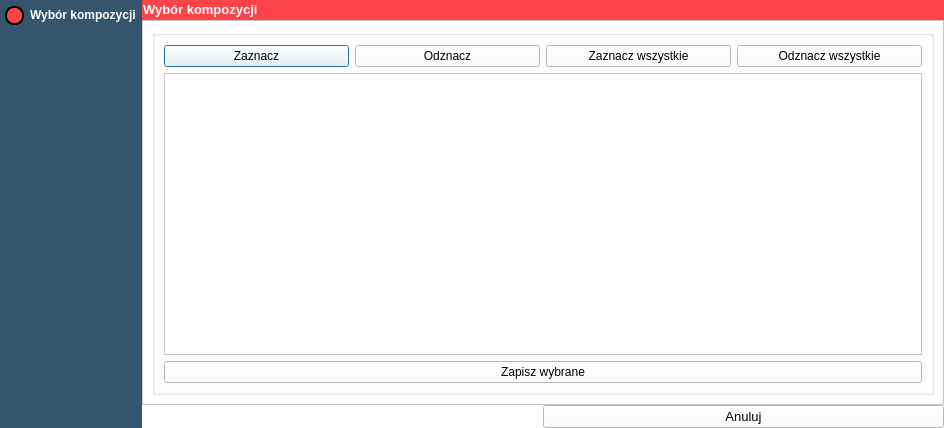
<?xml version="1.0" encoding="UTF-8"?>
<ui version="4.0">
 <class>CompositionsSaverDialog</class>
 <widget class="QDialog" name="CompositionsSaverDialog">
  <property name="enabled">
   <bool>true</bool>
  </property>
  <property name="geometry">
   <rect>
    <x>0</x>
    <y>0</y>
    <width>944</width>
    <height>428</height>
   </rect>
  </property>
  <property name="sizePolicy">
   <sizepolicy hsizetype="Minimum" vsizetype="Minimum">
    <horstretch>1</horstretch>
    <verstretch>1</verstretch>
   </sizepolicy>
  </property>
  <property name="font">
   <font>
    <family>Segoe UI</family>
    <pointsize>10</pointsize>
    <weight>50</weight>
    <italic>false</italic>
    <bold>false</bold>
   </font>
  </property>
  <property name="windowTitle">
   <string>KOMPOZYCJE</string>
  </property>
  <property name="windowIcon">
   <iconset>
    <normaloff>:/plugins/GIAP-giap_layout/icons/giap_logo.png</normaloff>:/plugins/GIAP-giap_layout/icons/giap_logo.png</iconset>
  </property>
  <property name="styleSheet">
   <string notr="true">* {
	background-color: rgb(255, 255, 255);
    font: 10pt &quot;Segoe UI&quot;; 
}

</string>
  </property>
  <property name="sizeGripEnabled">
   <bool>false</bool>
  </property>
  <layout class="QGridLayout" name="gridLayout">
   <property name="leftMargin">
    <number>0</number>
   </property>
   <property name="topMargin">
    <number>0</number>
   </property>
   <property name="rightMargin">
    <number>0</number>
   </property>
   <property name="bottomMargin">
    <number>0</number>
   </property>
   <property name="spacing">
    <number>0</number>
   </property>
   <item row="0" column="0" rowspan="3">
    <widget class="QWidget" name="widget" native="true">
     <property name="minimumSize">
      <size>
       <width>120</width>
       <height>0</height>
      </size>
     </property>
     <property name="font">
      <font>
       <family>Segoe UI Light</family>
       <pointsize>8</pointsize>
       <weight>9</weight>
       <italic>false</italic>
       <bold>false</bold>
      </font>
     </property>
     <property name="styleSheet">
      <string notr="true">background-color: rgb(53, 85, 109);
font: 75 8pt &quot;Segoe UI Light&quot;;
</string>
     </property>
     <layout class="QVBoxLayout" name="verticalLayout">
      <property name="spacing">
       <number>20</number>
      </property>
      <property name="leftMargin">
       <number>5</number>
      </property>
      <property name="topMargin">
       <number>5</number>
      </property>
      <property name="rightMargin">
       <number>5</number>
      </property>
      <property name="bottomMargin">
       <number>5</number>
      </property>
      <item>
       <widget class="QRadioButton" name="obszar_radio">
        <property name="enabled">
         <bool>false</bool>
        </property>
        <property name="minimumSize">
         <size>
          <width>0</width>
          <height>20</height>
         </size>
        </property>
        <property name="palette">
         <palette>
          <active>
           <colorrole role="WindowText">
            <brush brushstyle="SolidPattern">
             <color alpha="255">
              <red>255</red>
              <green>255</green>
              <blue>255</blue>
             </color>
            </brush>
           </colorrole>
           <colorrole role="Button">
            <brush brushstyle="SolidPattern">
             <color alpha="255">
              <red>53</red>
              <green>85</green>
              <blue>109</blue>
             </color>
            </brush>
           </colorrole>
           <colorrole role="Text">
            <brush brushstyle="SolidPattern">
             <color alpha="255">
              <red>255</red>
              <green>255</green>
              <blue>255</blue>
             </color>
            </brush>
           </colorrole>
           <colorrole role="ButtonText">
            <brush brushstyle="SolidPattern">
             <color alpha="255">
              <red>255</red>
              <green>255</green>
              <blue>255</blue>
             </color>
            </brush>
           </colorrole>
           <colorrole role="Base">
            <brush brushstyle="SolidPattern">
             <color alpha="255">
              <red>53</red>
              <green>85</green>
              <blue>109</blue>
             </color>
            </brush>
           </colorrole>
           <colorrole role="Window">
            <brush brushstyle="SolidPattern">
             <color alpha="255">
              <red>53</red>
              <green>85</green>
              <blue>109</blue>
             </color>
            </brush>
           </colorrole>
          </active>
          <inactive>
           <colorrole role="WindowText">
            <brush brushstyle="SolidPattern">
             <color alpha="255">
              <red>255</red>
              <green>255</green>
              <blue>255</blue>
             </color>
            </brush>
           </colorrole>
           <colorrole role="Button">
            <brush brushstyle="SolidPattern">
             <color alpha="255">
              <red>53</red>
              <green>85</green>
              <blue>109</blue>
             </color>
            </brush>
           </colorrole>
           <colorrole role="Text">
            <brush brushstyle="SolidPattern">
             <color alpha="255">
              <red>255</red>
              <green>255</green>
              <blue>255</blue>
             </color>
            </brush>
           </colorrole>
           <colorrole role="ButtonText">
            <brush brushstyle="SolidPattern">
             <color alpha="255">
              <red>255</red>
              <green>255</green>
              <blue>255</blue>
             </color>
            </brush>
           </colorrole>
           <colorrole role="Base">
            <brush brushstyle="SolidPattern">
             <color alpha="255">
              <red>53</red>
              <green>85</green>
              <blue>109</blue>
             </color>
            </brush>
           </colorrole>
           <colorrole role="Window">
            <brush brushstyle="SolidPattern">
             <color alpha="255">
              <red>53</red>
              <green>85</green>
              <blue>109</blue>
             </color>
            </brush>
           </colorrole>
          </inactive>
          <disabled>
           <colorrole role="WindowText">
            <brush brushstyle="SolidPattern">
             <color alpha="255">
              <red>255</red>
              <green>255</green>
              <blue>255</blue>
             </color>
            </brush>
           </colorrole>
           <colorrole role="Button">
            <brush brushstyle="SolidPattern">
             <color alpha="255">
              <red>53</red>
              <green>85</green>
              <blue>109</blue>
             </color>
            </brush>
           </colorrole>
           <colorrole role="Text">
            <brush brushstyle="SolidPattern">
             <color alpha="255">
              <red>255</red>
              <green>255</green>
              <blue>255</blue>
             </color>
            </brush>
           </colorrole>
           <colorrole role="ButtonText">
            <brush brushstyle="SolidPattern">
             <color alpha="255">
              <red>255</red>
              <green>255</green>
              <blue>255</blue>
             </color>
            </brush>
           </colorrole>
           <colorrole role="Base">
            <brush brushstyle="SolidPattern">
             <color alpha="255">
              <red>53</red>
              <green>85</green>
              <blue>109</blue>
             </color>
            </brush>
           </colorrole>
           <colorrole role="Window">
            <brush brushstyle="SolidPattern">
             <color alpha="255">
              <red>53</red>
              <green>85</green>
              <blue>109</blue>
             </color>
            </brush>
           </colorrole>
          </disabled>
         </palette>
        </property>
        <property name="styleSheet">
         <string notr="true">QRadioButton::indicator::checked  {
	border: 2px solid black;
	border-radius: 9px;
	background-color: rgb(252, 67, 73);
	width: 15px;
	height: 15px;
}

QRadioButton::indicator::unchecked  {
	border: 2px solid black;
	border-radius: 9px;
	background-color: rgb(255, 255, 255);
	width: 15px;
	height: 15px;
}

QRadioButton {
	color : white;
	font-weight: bold; 
}</string>
        </property>
        <property name="text">
         <string>Wybór kompozycji</string>
        </property>
        <property name="checkable">
         <bool>true</bool>
        </property>
        <property name="checked">
         <bool>true</bool>
        </property>
       </widget>
      </item>
      <item>
       <spacer name="verticalSpacer_3">
        <property name="orientation">
         <enum>Qt::Vertical</enum>
        </property>
        <property name="sizeHint" stdset="0">
         <size>
          <width>20</width>
          <height>40</height>
         </size>
        </property>
       </spacer>
      </item>
     </layout>
     <zorder>verticalSpacer_3</zorder>
     <zorder>obszar_radio</zorder>
    </widget>
   </item>
   <item row="1" column="1">
    <widget class="QStackedWidget" name="stackedWidget">
     <property name="font">
      <font>
       <family>Segoe UI</family>
       <pointsize>10</pointsize>
       <weight>50</weight>
       <italic>false</italic>
       <bold>false</bold>
      </font>
     </property>
     <property name="styleSheet">
      <string notr="true"/>
     </property>
     <property name="frameShape">
      <enum>QFrame::NoFrame</enum>
     </property>
     <property name="frameShadow">
      <enum>QFrame::Plain</enum>
     </property>
     <property name="currentIndex">
      <number>0</number>
     </property>
     <widget class="QWidget" name="zakoncz">
      <layout class="QGridLayout" name="gridLayout_9">
       <property name="leftMargin">
        <number>0</number>
       </property>
       <property name="topMargin">
        <number>0</number>
       </property>
       <property name="rightMargin">
        <number>0</number>
       </property>
       <property name="bottomMargin">
        <number>0</number>
       </property>
       <property name="spacing">
        <number>0</number>
       </property>
       <item row="0" column="0">
        <widget class="QFrame" name="frame_18">
         <property name="minimumSize">
          <size>
           <width>200</width>
           <height>20</height>
          </size>
         </property>
         <property name="maximumSize">
          <size>
           <width>16777215</width>
           <height>20</height>
          </size>
         </property>
         <property name="styleSheet">
          <string notr="true">background-color: rgb(252, 67, 73);
</string>
         </property>
         <property name="frameShape">
          <enum>QFrame::NoFrame</enum>
         </property>
         <property name="frameShadow">
          <enum>QFrame::Plain</enum>
         </property>
         <widget class="QLabel" name="title_label_12">
          <property name="geometry">
           <rect>
            <x>1</x>
            <y>1</y>
            <width>231</width>
            <height>16</height>
           </rect>
          </property>
          <property name="font">
           <font>
            <family>Segoe UI</family>
            <pointsize>10</pointsize>
            <weight>75</weight>
            <italic>false</italic>
            <bold>true</bold>
           </font>
          </property>
          <property name="styleSheet">
           <string notr="true">color : white;	font-weight: bold;</string>
          </property>
          <property name="text">
           <string>Wybór kompozycji</string>
          </property>
         </widget>
        </widget>
       </item>
       <item row="1" column="0">
        <widget class="QFrame" name="frame_17">
         <property name="frameShape">
          <enum>QFrame::StyledPanel</enum>
         </property>
         <property name="frameShadow">
          <enum>QFrame::Raised</enum>
         </property>
         <layout class="QGridLayout" name="gridLayout_17">
          <item row="0" column="1">
           <widget class="QGroupBox" name="groupBox_11">
            <property name="title">
             <string/>
            </property>
            <layout class="QGridLayout" name="gridLayout_2">
             <item row="0" column="0">
              <layout class="QHBoxLayout" name="horizontalLayout_2">
               <item>
                <widget class="QPushButton" name="zaznacz">
                 <property name="text">
                  <string>Zaznacz</string>
                 </property>
                </widget>
               </item>
               <item>
                <widget class="QPushButton" name="odznacz">
                 <property name="text">
                  <string>Odznacz</string>
                 </property>
                </widget>
               </item>
               <item>
                <widget class="QPushButton" name="zaznacz_wszystkie">
                 <property name="text">
                  <string>Zaznacz wszystkie</string>
                 </property>
                </widget>
               </item>
               <item>
                <widget class="QPushButton" name="odznacz_wszystkie">
                 <property name="text">
                  <string>Odznacz wszystkie</string>
                 </property>
                </widget>
               </item>
              </layout>
             </item>
             <item row="1" column="0">
              <widget class="QTableView" name="tabela">
               <property name="selectionMode">
                <enum>QAbstractItemView::MultiSelection</enum>
               </property>
               <property name="selectionBehavior">
                <enum>QAbstractItemView::SelectRows</enum>
               </property>
               <attribute name="horizontalHeaderStretchLastSection">
                <bool>true</bool>
               </attribute>
              </widget>
             </item>
             <item row="2" column="0">
              <widget class="QPushButton" name="zapisz">
               <property name="text">
                <string>Zapisz wybrane</string>
               </property>
              </widget>
             </item>
            </layout>
           </widget>
          </item>
         </layout>
        </widget>
       </item>
      </layout>
     </widget>
    </widget>
   </item>
   <item row="2" column="1">
    <layout class="QHBoxLayout" name="horizontalLayout">
     <property name="spacing">
      <number>0</number>
     </property>
     <property name="leftMargin">
      <number>0</number>
     </property>
     <property name="topMargin">
      <number>0</number>
     </property>
     <property name="rightMargin">
      <number>0</number>
     </property>
     <property name="bottomMargin">
      <number>0</number>
     </property>
     <item>
      <spacer name="horizontalSpacer">
       <property name="orientation">
        <enum>Qt::Horizontal</enum>
       </property>
       <property name="sizeHint" stdset="0">
        <size>
         <width>40</width>
         <height>20</height>
        </size>
       </property>
      </spacer>
     </item>
     <item>
      <widget class="QPushButton" name="pushButton_3">
       <property name="sizePolicy">
        <sizepolicy hsizetype="Expanding" vsizetype="Fixed">
         <horstretch>0</horstretch>
         <verstretch>0</verstretch>
        </sizepolicy>
       </property>
       <property name="font">
        <font>
         <family>Segoe UI</family>
         <pointsize>10</pointsize>
         <weight>50</weight>
         <italic>false</italic>
         <bold>false</bold>
        </font>
       </property>
       <property name="text">
        <string>Anuluj</string>
       </property>
      </widget>
     </item>
    </layout>
   </item>
  </layout>
 </widget>
 <resources/>
 <connections>
  <connection>
   <sender>pushButton_3</sender>
   <signal>clicked()</signal>
   <receiver>CompositionsSaverDialog</receiver>
   <slot>reject()</slot>
   <hints>
    <hint type="sourcelabel">
     <x>710</x>
     <y>419</y>
    </hint>
    <hint type="destinationlabel">
     <x>461</x>
     <y>408</y>
    </hint>
   </hints>
  </connection>
  <connection>
   <sender>zapisz</sender>
   <signal>clicked()</signal>
   <receiver>CompositionsSaverDialog</receiver>
   <slot>accept()</slot>
   <hints>
    <hint type="sourcelabel">
     <x>477</x>
     <y>622</y>
    </hint>
    <hint type="destinationlabel">
     <x>410</x>
     <y>343</y>
    </hint>
   </hints>
  </connection>
 </connections>
</ui>
